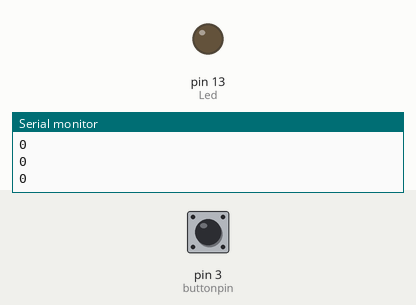
Recording of a sketch running on a simulated Arduino Mega 2560, built with avr-gcc and run on an emulated ATmega2560. On the bench: output pins drawn as LEDs (lit = HIGH), the last lines printed to the serial monitor. Inputs (shaded band) come from the test bench; at power-on: pin 3 (buttonpin) LOW.

Above: at 1.8 s.
1.9 s: pin 3 (buttonpin) pulled HIGH for 0.6 s
At 2.4 s:
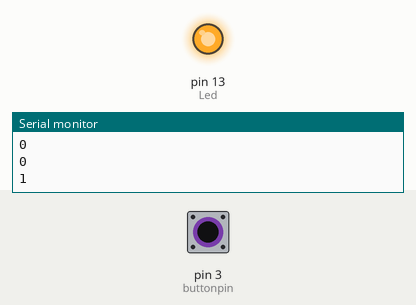
4.0 s: pin 3 (buttonpin) pulled HIGH for 3.2 s
At 7.8 s:
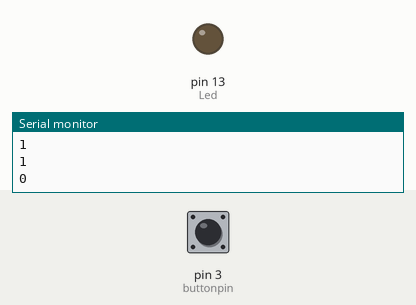
Timing chart, 0 to 9.3 s (numbered marks = the images above; inputs shaded):
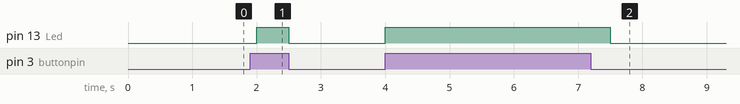

The sketch:

LESSON27_MEGA_Digital.ino
```cpp
//This only stays on. For some reason, if I write the code itself it doesn't turn on
//This is fucking confusing. This doesn't even work.
const int Led=13, buttonpin = 3;//define LED port
int  val = 0;//define digital variable val
void  setup()
{
  pinMode(Led,OUTPUT);//define LED as a output port
  pinMode(buttonpin,INPUT);//define switch as a output port
  Serial.begin(9600);
}

void  loop()

{
  val=digitalRead(buttonpin);//read the value of the digital interface 3 assigned to val
  if(val==HIGH)//when the switch sensor have signal, LED blink
  {
    digitalWrite(Led,HIGH);
  }
  else
  {
  digitalWrite(Led,LOW);
  }
  Serial.println(val); //This only prints HIGH (1)
  delay(500);
}
```

Measured:
- after the input at 1.9 s, pin 13 (Led): LOW → HIGH after 0.10 s, → LOW 0.50 s later
- after the input at 4.0 s, pin 13 (Led): LOW → HIGH at once, → LOW 3.5 s later
